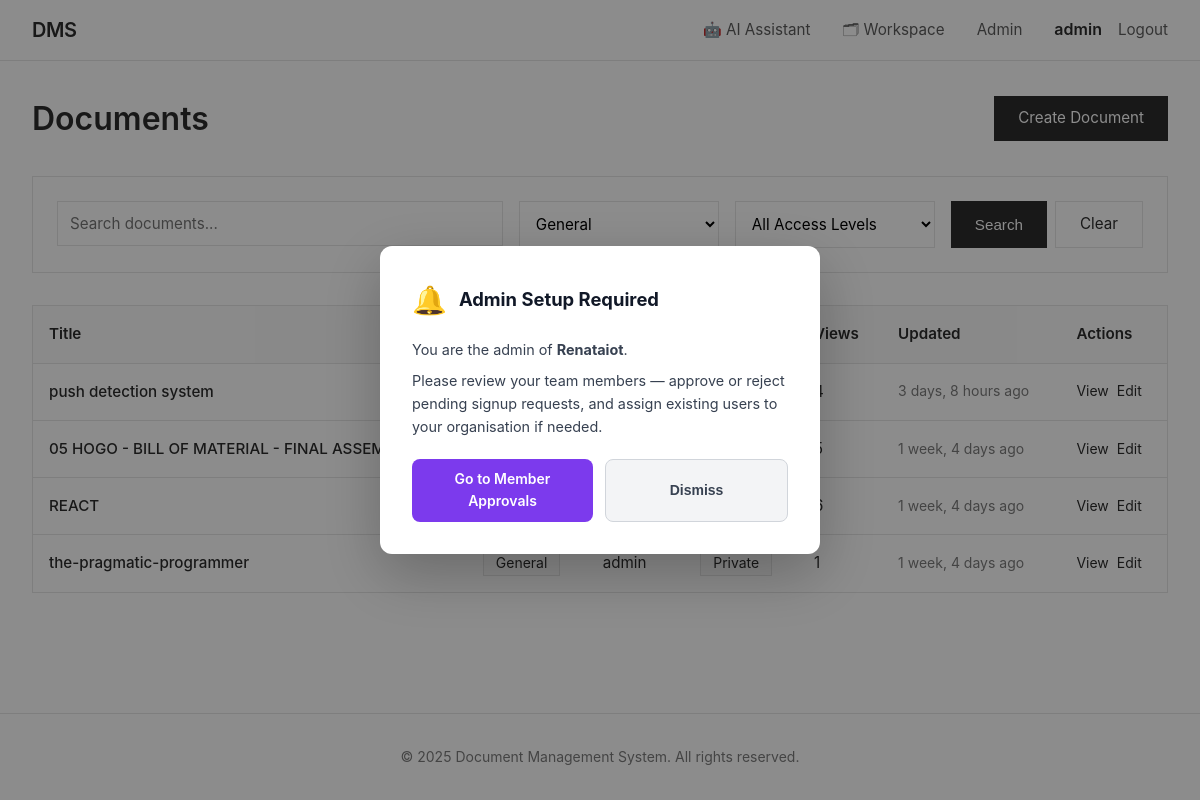
The page /documents/?category=1 (signed in) on the database its author committed.
### documents/models.py (models this page shows, shortened)
class User(AbstractUser):
    USER_TYPE_CHOICES = [
        ('guest', 'Guest'),
        ('user', 'Regular User'),
        ('admin', 'Admin'),
    ]
    user_type = models.CharField(max_length=10, choices=USER_TYPE_CHOICES, default='user')
    organization = models.ForeignKey(
        Organization, on_delete=models.SET_NULL, null=True, blank=True, related_name='members'
    )
    role = models.ForeignKey(Role, on_delete=models.SET_NULL, null=True, blank=True, related_name='users')
    bio = models.TextField(blank=True)
    avatar = models.ImageField(upload_to='avatars/', null=True, blank=True)
    phone = models.CharField(max_length=20, blank=True)
    department = models.CharField(max_length=100, blank=True)
    employee_code = models.CharField(max_length=100, blank=True)
    is_approved = models.BooleanField(default=False)
    created_at = models.DateTimeField(auto_now_add=True)
    updated_at = models.DateTimeField(auto_now=True)
    last_activity = models.DateTimeField(auto_now=True)
    is_active = models.BooleanField(default=True)
    class Meta:
        ordering = ['-created_at']
    def is_admin(self):
        return self.user_type == 'admin'

class Document(models.Model):
    ACCESS_LEVEL_CHOICES = [
        ('public', 'Public'),
        ('private', 'Private'),
        ('role', 'Role-Based'),
        ('custom', 'Custom Users'),
    ]
    title = models.CharField(max_length=255)
    description = models.TextField(blank=True)
    file = models.FileField(upload_to=document_upload_path)
    file_size = models.BigIntegerField(default=0, help_text="Size in bytes")
    file_type = models.CharField(max_length=100, blank=True)
    owner = models.ForeignKey(User, on_delete=models.CASCADE, related_name='owned_documents')
    access_level = models.CharField(max_length=10, choices=ACCESS_LEVEL_CHOICES, default='private')
    required_role_level = models.IntegerField(
        default=1,
        validators=[MinValueValidator(1), MaxValueValidator(100)],
        help_text="Minimum role level required (for role-based access)"
    )
    category = models.ForeignKey(Category, on_delete=models.SET_NULL, null=True, blank=True, related_name='documents')
    folder   = models.ForeignKey('Folder', on_delete=models.SET_NULL, null=True, blank=True,
                                 related_name='folder_documents')
    tags = models.ManyToManyField(Tag, blank=True, related_name='documents')
    shared_with = models.ManyToManyField(User, blank=True, related_name='shared_documents')
    version = models.IntegerField(default=1)
    is_locked = models.BooleanField(default=False, help_text="Locked documents cannot be edited")
    locked_by = models.ForeignKey(User, on_delete=models.SET_NULL, null=True, blank=True, related_name='locked_documents')
    views_count = models.IntegerField(default=0)
    downloads_count = models.IntegerField(default=0)
    created_at = models.DateTimeField(auto_now_add=True)
    updated_at = models.DateTimeField(auto_now=True)
    allow_comments = models.BooleanField(default=True)
    allow_download = models.BooleanField(default=True)
    is_deleted = models.BooleanField(default=False)
    deleted_at = models.DateTimeField(null=True, blank=True)
    class Meta:
        ordering = ['-updated_at', '-created_at']
        indexes = [
            models.Index(fields=['owner', 'access_level']),
            models.Index(fields=['created_at']),
            models.Index(fields=['title']),
        ]

class Category(models.Model):
    name = models.CharField(max_length=100, unique=True)
    description = models.TextField(blank=True)
    color = models.CharField(max_length=7, default='#007bff', help_text="Hex color code")
    icon = models.CharField(max_length=50, blank=True, help_text="Icon class name")
    parent = models.ForeignKey('self', on_delete=models.CASCADE, null=True, blank=True, related_name='subcategories')
    created_at = models.DateTimeField(auto_now_add=True)
    created_by = models.ForeignKey(User, on_delete=models.SET_NULL, null=True, related_name='created_categories')
    class Meta:
        verbose_name_plural = "Categories"
        ordering = ['name']

class Organization(models.Model):
    name = models.CharField(max_length=255)
    created_at = models.DateTimeField(auto_now_add=True)
    is_active = models.BooleanField(default=True)
    class Meta:
        ordering = ['name']

### documents/views.py (the view, shortened to what this page needs)
# urls.py: path('documents/', views.document_list_view, name='document_list'),
@login_required
def document_list_view(request):
    user = request.user
    documents = Document.objects.filter(is_deleted=False).select_related(
        'owner', 'category'
    ).prefetch_related('tags')
    search_query = request.GET.get('q', '')
    if search_query:
        documents = documents.filter(
            Q(title__icontains=search_query) |
            Q(description__icontains=search_query) |
            Q(tags__name__icontains=search_query)
        ).distinct()
    category_id = request.GET.get('category')
    if category_id:
        documents = documents.filter(category_id=category_id)
    tag_id = request.GET.get('tag')
    if tag_id:
        documents = documents.filter(tags__id=tag_id)
    access_level = request.GET.get('access_level')
    if access_level:
        documents = documents.filter(access_level=access_level)
    sort_by = request.GET.get('sort', '-updated_at')
    documents = documents.order_by(sort_by)
    paginator = Paginator(documents, 20)
    page_number = request.GET.get('page')
    page_obj = paginator.get_page(page_number)
    context = {
        'page_obj': page_obj,
        'search_query': search_query,
        'categories': Category.objects.all(),
        'tags': Tag.objects.all(),
    }
    return render(request, 'documents/document_list.html', context)

### documents/context_processors.py (called while the page is built)
def unread_notifications(request):
    if request.user.is_authenticated:
        count = Notification.objects.filter(recipient=request.user, is_read=False).count()
        return {'unread_notifications_count': count}
    return {'unread_notifications_count': 0}

### documents/templates/documents/document_list.html (shortened to what this page needs)
{% extends 'documents/base.html' %}
{% block content %}
<div class="doc-list-hdr">
    <h1 style="font-size: 2rem; font-weight: 600; color: #2c2c2c;">Documents</h1>
    <a href="{% url 'document_create' %}" class="btn">Create Document</a>
</div>
<div class="card" style="margin-bottom: 2rem;">
    <form method="get" class="doc-filter-form">
        <div class="doc-filter-search">
            <input type="text" name="q" class="form-control"
                   placeholder="Search documents..." value="{{ search_query }}">
        </div>
        <select name="category" class="form-control doc-filter-select">
            {% for category in categories %}
                <option value="{{ category.id }}" {% if request.GET.category == category.id|stringformat:"s" %}selected{% endif %}>
                    {{ category.name }}
                </option>
            {% endfor %}
        </select>
        <select name="access_level" class="form-control doc-filter-select">
            <option value="">All Access Levels</option>
        </select>
        <div class="doc-filter-btns">
            <button type="submit" class="btn">Search</button>
            <a href="{% url 'document_list' %}" class="btn-secondary btn">Clear</a>
        </div>
    </form>
</div>
{% if page_obj %}
    <div class="table-wrapper">
        <table>
            <thead>
                <tr>
                    <th>Title</th>
                    <th>Category</th>
                    <th>Owner</th>
                    <th>Access</th>
                    <th>Views</th>
                    <th>Updated</th>
                    <th>Actions</th>
                </tr>
            </thead>
            <tbody>
                {% for document in page_obj %}
                    <tr>
                        <td>
                            <a href="{% url 'document_detail' document.pk %}" style="color: #2c2c2c; text-decoration: none; font-weight: 500;">
                                {{ document.title }}
                            </a>
                        </td>
                        <td>
                            {% if document.category %}
                                <span style="padding: 0.25rem 0.75rem; background: #fafafa; border: 1px solid #e5e5e5; font-size: 0.875rem;">
                                    {{ document.category.name }}
                                </span>
                            {% else %}
                                <span style="color: #7c7c7c;">—</span>
                            {% endif %}
                        </td>
                        <td>{{ document.owner.username }}</td>
                        <td>
                            <span style="padding: 0.25rem 0.75rem; background: #fafafa; border: 1px solid #e5e5e5; font-size: 0.875rem;">
                                {{ document.get_access_level_display }}
                            </span>
                        </td>
                        <td>{{ document.views_count }}</td>
                        <td style="font-size: 0.875rem; color: #7c7c7c;">
                            {{ document.updated_at|timesince }} ago
                        </td>
                        <td>
                            <div style="display: flex; gap: 0.5rem;">
                                <a href="{% url 'document_detail' document.pk %}" style="color: #2c2c2c; text-decoration: none; font-size: 0.875rem;">
                                    View
                                </a>
                                {% if document.owner == user or user.is_admin %}
                                    <a href="{% url 'document_edit' document.pk %}" style="color: #2c2c2c; text-decoration: none; font-size: 0.875rem;">
                                        Edit
                                    </a>
                                {% endif %}
                            </div>
                        </td>
                    </tr>
                {% endfor %}
            </tbody>
        </table>
    </div>
{% else %}
    <div class="card">
        <p style="color: #7c7c7c; text-align: center; padding: 3rem 0;">
            No documents found. Create your first document to get started.
        </p>
    </div>
{% endif %}
{% endblock %}

### documents/templates/documents/base.html (shortened to what this page needs)
<!DOCTYPE html>
<html lang="en">
<head>
</head>
<body>
    <header class="header">
        <div class="header-content">
            <a href="{% url 'home' %}" class="logo">DMS</a>
            <nav class="nav" id="main-nav">
                {% if user.is_authenticated %}
                    <a href="{% url 'chatbot' %}"
                       class="{% if request.resolver_match.url_name == 'chatbot' %}nav-active{% endif %}">🤖 AI Assistant</a>
                    <a href="{% url 'workspace' %}"
                       class="{% if request.resolver_match.url_name == 'workspace' %}nav-active{% endif %}">🗂 Workspace</a>
                    {% if user.is_admin %}
                        <a href="{% url 'admin_users_list' %}"
                           class="{% if request.resolver_match.url_name == 'admin_users_list' %}nav-active{% endif %}">Admin</a>
                    {% endif %}
                    <div class="nav-user">
                        <span style="font-weight:600;">{{ user.username }}</span>
                        <a href="{% url 'logout' %}">Logout</a>
                    </div>
                {% endif %}
            </nav>
        </div>
    </header>
    <main class="container">
        {% block content %}{% endblock %}
    </main>
    <footer class="footer">
        <p>&copy; 2025 Document Management System. All rights reserved.</p>
    </footer>
    {% if user.is_authenticated and user.is_admin and request.session.show_admin_popup %}
    {% with pending=user.organization.members.all %}
    <div id="admin-popup-overlay" style="
        position:fixed;inset:0;background:rgba(0,0,0,.45);z-index:10000;
        display:flex;align-items:center;justify-content:center;padding:1rem;">
      <div style="
          background:#fff;border-radius:12px;padding:2rem;max-width:440px;width:100%;
          box-shadow:0 20px 60px rgba(0,0,0,.25);animation:popIn .25s ease;">
        <div style="display:flex;align-items:center;gap:.75rem;margin-bottom:1rem;">
          <span style="font-size:1.75rem;">🔔</span>
          <h2 style="margin:0;font-size:1.15rem;font-weight:700;color:#111827;">
            Admin Setup Required
          </h2>
        </div>
        <p style="color:#374151;font-size:.9rem;line-height:1.6;margin-bottom:.5rem;">
          You are the admin of <strong>{{ user.organization.name }}</strong>.
        </p>
        {% with pending_count=user.organization.members.filter %}
        <p style="color:#374151;font-size:.9rem;line-height:1.6;margin-bottom:1.25rem;">
          Please review your team members — approve or reject pending signup requests, and assign
          existing users to your organisation if needed.
        </p>
        {% endwith %}
        <div style="display:flex;gap:.75rem;flex-wrap:wrap;">
          <a href="{% url 'admin_users_list' %}?tab=pending"
             onclick="dismissPopup()"
             style="flex:1;text-align:center;padding:.6rem 1rem;background:#7c3aed;color:#fff;
                    border-radius:8px;font-weight:600;font-size:.875rem;text-decoration:none;">
            Go to Member Approvals
          </a>
          <button onclick="dismissPopup()"
                  style="flex:1;padding:.6rem 1rem;background:#f3f4f6;color:#374151;
                         border:1px solid #d1d5db;border-radius:8px;font-weight:600;
                         font-size:.875rem;cursor:pointer;">
            Dismiss
          </button>
        </div>
      </div>
    </div>
    {% endwith %}
    {% endif %}
</body>
</html>

### documents/templates/documents/base.html (style rules this page uses)
* { margin: 0; padding: 0; box-sizing: border-box; }
body { font-family: -apple-system, BlinkMacSystemFont, 'Segoe UI', Arial, sans-serif; background: #ffffff; color: #2c2c2c; line-height: 1.6; min-height: 100vh; display: flex; flex-direction: column; }
.header { background: #ffffff; border-bottom: 1px solid #e5e5e5; padding: 0 2rem; position: sticky; top: 0; z-index: 100; }
.header-content { max-width: 1400px; margin: 0 auto; display: flex; justify-content: space-between; align-items: center; height: 60px; }
.logo { font-size: 1.25rem; font-weight: 600; color: #2c2c2c; text-decoration: none; letter-spacing: -0.5px; }
.nav { display: flex; gap: 2rem; align-items: center; }
.nav a { color: #5c5c5c; text-decoration: none; font-size: 0.95rem; transition: color 0.2s; }
.nav-user { display: flex; align-items: center; gap: 1rem; }
.container { flex: 1; width: 100%; max-width: 1400px; margin: 0 auto; padding: 2rem; }
.btn { display: inline-block; padding: 0.625rem 1.5rem; background: #2c2c2c; color: #ffffff; text-decoration: none; border: none; cursor: pointer; font-size: 0.95rem; transition: background 0.2s; }
.btn-secondary { background: #ffffff; color: #2c2c2c; border: 1px solid #e5e5e5; }
.form-control { width: 100%; padding: 0.75rem; border: 1px solid #e5e5e5; background: #ffffff; font-size: 0.95rem; font-family: inherit; transition: border-color 0.2s; }
select.form-control { cursor: pointer; }
.card { background: #ffffff; border: 1px solid #e5e5e5; padding: 1.5rem; margin-bottom: 1.5rem; }
.table-wrapper { overflow-x: auto; border: 1px solid #e5e5e5; -webkit-overflow-scrolling: touch; }
table { width: 100%; border-collapse: collapse; }
th, td { padding: 1rem; text-align: left; border-bottom: 1px solid #e5e5e5; font-size: 0.95rem; }
th { background: #fafafa; font-weight: 600; color: #2c2c2c; }
tr:last-child td { border-bottom: none; }
.footer { border-top: 1px solid #e5e5e5; padding: 2rem; text-align: center; color: #7c7c7c; font-size: 0.875rem; margin-top: auto; }

### documents/templates/documents/document_list.html (style rules this page uses)
.doc-filter-form { display:flex; gap:1rem; flex-wrap:wrap; }
.doc-filter-search { flex:1; min-width:200px; }
.doc-filter-select { flex:0 0 auto; width:100%; max-width:200px; }
.doc-filter-btns { display:flex; gap:.5rem; flex-shrink:0; }
.doc-list-hdr { display:flex; justify-content:space-between; align-items:center; margin-bottom:2rem; flex-wrap:wrap; gap:.75rem; }

### rows shown on the page
User: username "admin", organization.name "Renataiot"
Document: title "push detection system", updated_at "3 days, 8 hours", shows "Edit"
Document: title "05 HOGO - BILL OF MATERIAL - FINAL ASSEMBLY", updated_at "1 week, 4 days", shows "Edit"
Document: title "REACT", updated_at "1 week, 4 days", shows "Edit"
Document: title "the-pragmatic-programmer", category.name "General", owner.username "admin", access_level "Private", views_count "1", updated_at "1 week, 4 days", shows "Edit"

### other values the page prints
form field category "General"
